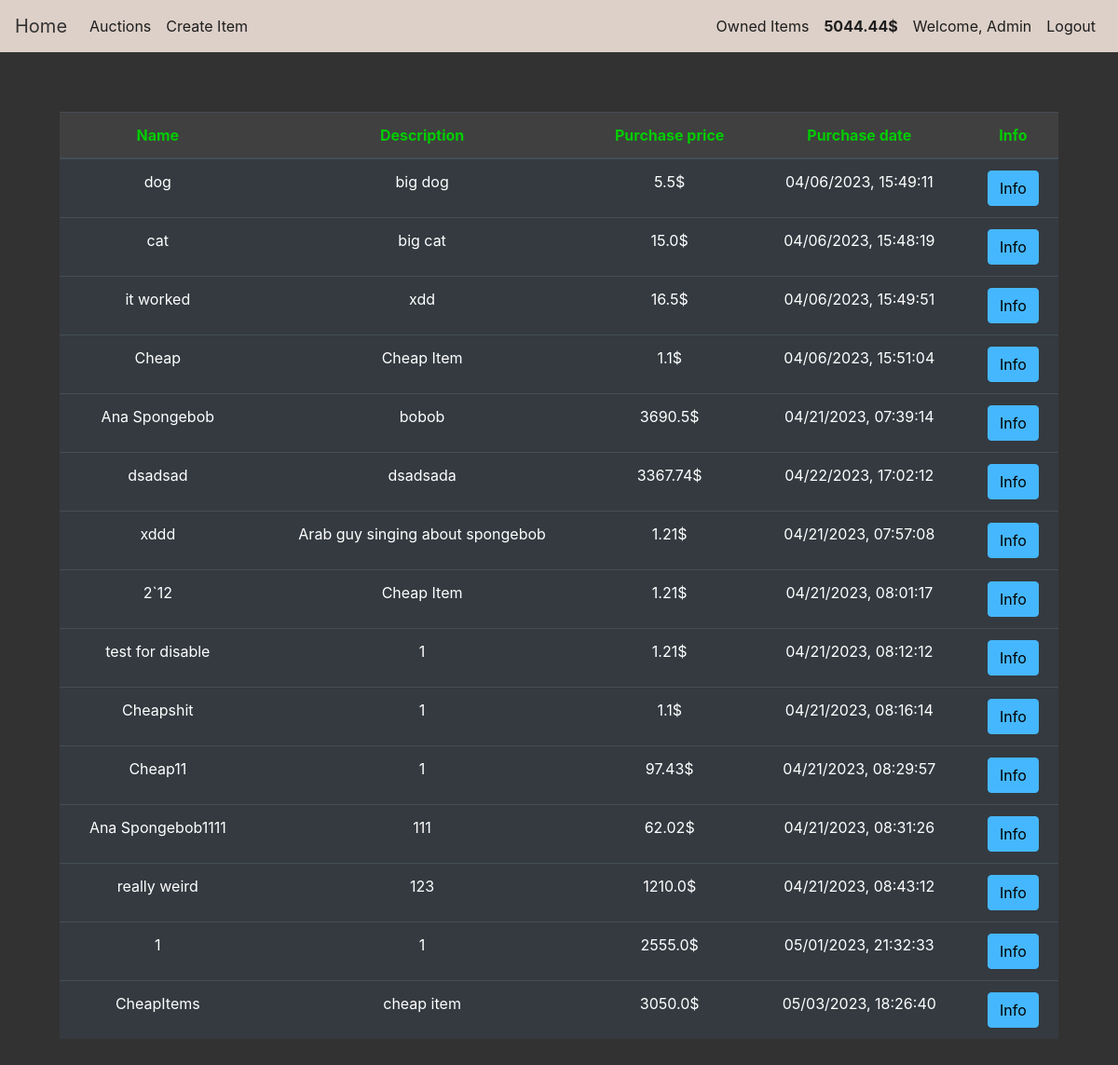
The page /owned_items (signed in) on the database as committed earlier.
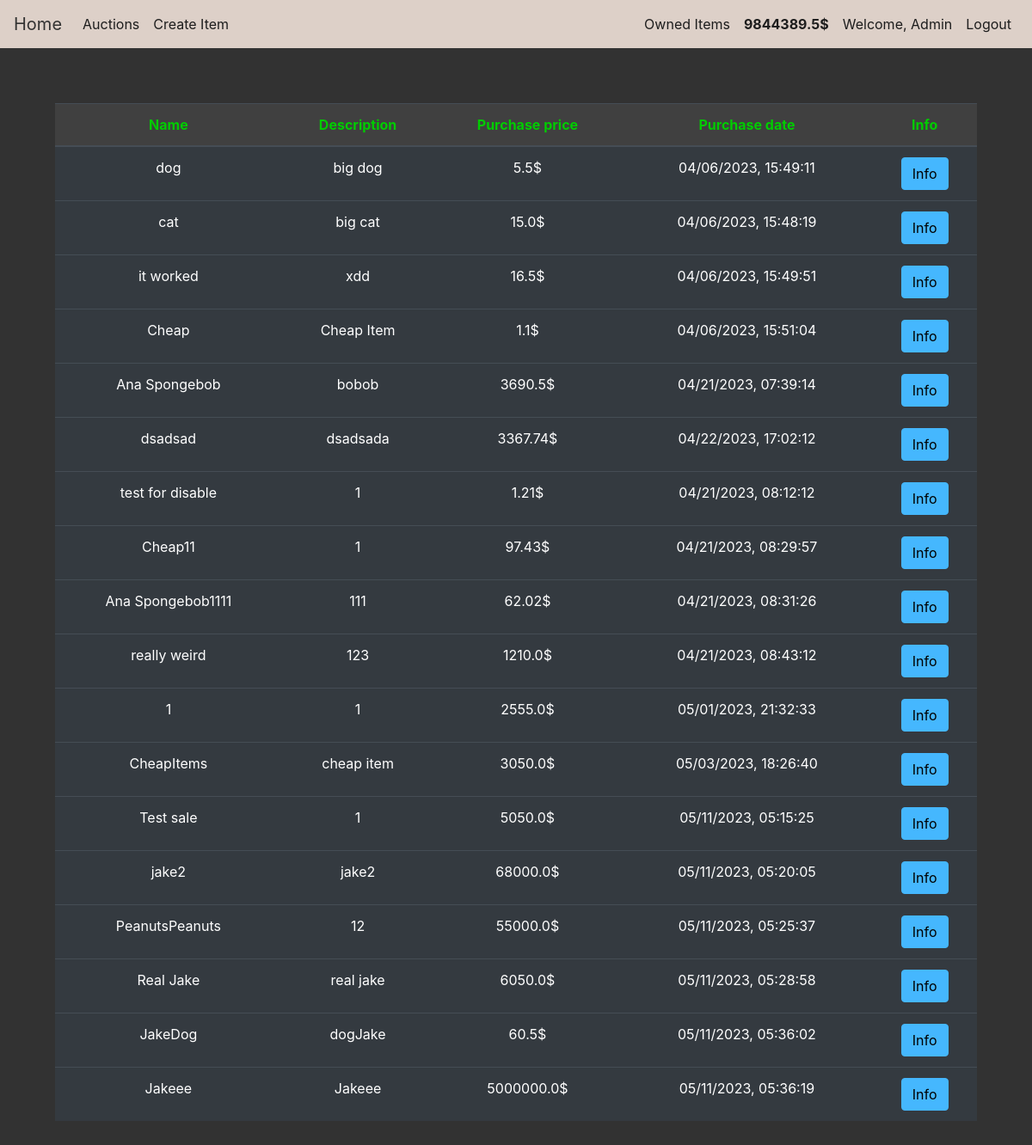
The same page on the database as committed later.
### auction/models.py (models this page shows, shortened)
class User(db.Model,UserMixin):
    id = db.Column(db.Integer(),primary_key=True)
    username = db.Column(db.String(length=50),unique=True,nullable=False)
    email_address = db.Column(db.String(length=255),nullable=False,unique=True)
    password_hash = db.Column(db.String(length=60),nullable=False)
    budget = db.Column(db.Integer(),nullable=False,default=1000)
    items = db.relationship('Item',backref='owned_user',lazy=True)
    @property
    def password(self):
        return self.password
    def show_budget(self):
        return round(self.budget,2)

class Item(db.Model):
    id = db.Column(db.Integer(),primary_key=True)
    name = db.Column(db.String(length=30),nullable=False,unique=True)
    description = db.Column(db.String(length=1024),nullable=False)
    start = db.Column(db.String(length=30),nullable=False)
    end = db.Column(db.String(length=30), nullable=False)
    current_bid = db.Column(db.Float,nullable=False)
    step = db.Column(db.Float,nullable=False)
    seller_id = db.Column(db.Integer())
    bidder_id = db.Column(db.Integer())
    owner = db.Column(db.Integer(),db.ForeignKey('user.id'))
    image = db.Column(db.String(length=255))

### auction/routes.py (the view)
@app.route('/owned_items')
def owned_items_page():
    owned_items = Item.query.filter_by(owner=current_user.id)
    return render_template('owned_items.html',owned_items=owned_items)

### auction/models.py (called while the page is built)
@login_manager.user_loader
def load_user(user_id):
    return User.query.get(int(user_id))

### auction/templates/owned_items.html (shortened to what this page needs)
{% extends 'base.html' %}
{% block content %}
<div class="position-relative overflow-hidden p-3 p-md-5 m-md-3 text-center">
    <table class="table table-hover table-dark">
        <thead class="table_head">
            <tr>
                <th scope="col">Name</th>
                <th scope="col">Description</th>
                <th scope="col">Purchase price</th>
                <th scope="col">Purchase date</th>
                <th scope="col">Info</th>
            </tr>
        </thead>
        <tbody>
            {% for item in owned_items %}
                <tr>
                    <td>{{ item.name }}</td>
                    <td>{{ item.description }}</td>
                    <td>{{ item.current_bid }}$</td>
                    <td>{{ item.end }}</td>
                    <td><button class="btn btn-outline btn-info" data-toggle="modal" data-target="#Modal-MoreInfo-{{ item.id }}">Info</button></td>
                </tr>
            {% endfor %}
        </tbody>
    </table>
</div>
{% endblock %}

### auction/templates/base.html (shortened to what this page needs)
<!doctype html>
<html lang="en">
   <head>
      <link rel="stylesheet" href="https://cdn.jsdelivr.net/npm/bootstrap@4.5.3/dist/css/bootstrap.min.css">
      <link rel="stylesheet" href="{{ url_for('static', filename='style.css') }}">
   </head>
   <body>
      <nav class="navbar navbar-expand-md navbar-dark bg-dark">
         <a class="navbar-brand" href="{{ url_for('home_page') }}">Home</a>
         <div class="collapse navbar-collapse" id="navbarNav">
            <ul class="navbar-nav mr-auto">
               <li class="nav-item active">
                  <a class="nav-link" href="{{ url_for('auction_page') }}">Auctions <span class="sr-only">(current)</span></a>
               </li>
               {% if current_user.is_authenticated %}
               <li class="nav-item">
                  <a class="nav-link" href="{{ url_for('create_page') }}">Create Item</a>
               </li>
               {% endif %}
            </ul>
            {% if current_user.is_authenticated %}
            <ul class="navbar-nav">
               <li class="nav-item">
                  <a class="nav-link" href="{{ url_for('owned_items_page') }}">Owned Items</a>
               </li>
               <li class="nav-item">
                  <a class="nav-link" style="color: azure;font-weight:bold">
                  {{ current_user.show_budget() }}$
                  </a>
               </li>
               <li class="nav-item">
                  <a class="nav-link">Welcome, {{ current_user.username }}</a>
               </li>
               <li class="nav-item">
                  <a class="nav-link" href="{{ url_for('logout_page') }}">Logout</a>
               </li>
            </ul>
            {% endif %}
         </div>
      </nav>
      {% block content %}
      {% endblock %}
   </body>
</html>

Rows that differ between the two databases and show on the page:
removed Item: name "xddd", description "Arab guy singing about spongebob", current_bid "1.21", end "04/21/2023, 07:57:08"
removed Item: name "2`12", description "Cheap Item", current_bid "1.21", end "04/21/2023, 08:01:17"
removed Item: name "Cheapshit", description "1", current_bid "1.1", end "04/21/2023, 08:16:14"
changed User "Admin": show_budget "5044.44" → "9844389.5"
added Item: name "Test sale", description "1", current_bid "5050.0", end "05/11/2023, 05:15:25"
added Item: name "jake2", description "jake2", current_bid "68000.0", end "05/11/2023, 05:20:05"
added Item: name "PeanutsPeanuts", description "12", current_bid "55000.0", end "05/11/2023, 05:25:37"
added Item: name "Real Jake", description "real jake", current_bid "6050.0", end "05/11/2023, 05:28:58"
added Item: name "JakeDog", description "dogJake", current_bid "60.5", end "05/11/2023, 05:36:02"
added Item: name "Jakeee", description "Jakeee", current_bid "5000000.0", end "05/11/2023, 05:36:19"
